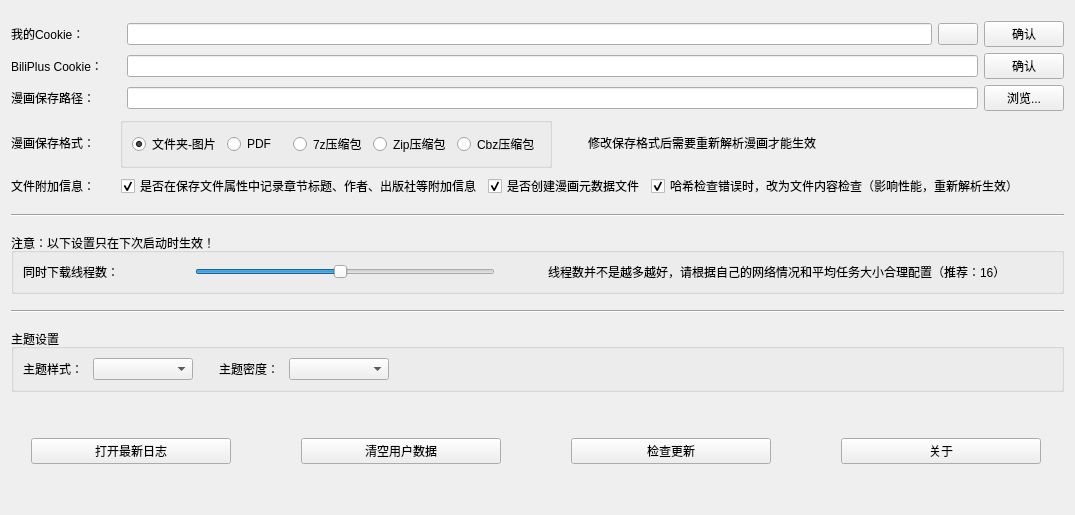
      <widget class="QWidget" name="tab_setting">
       <attribute name="title">
        <string>设置</string>
       </attribute>
       <layout class="QVBoxLayout" name="verticalLayout_5" stretch="0,0,0,0,0,0,0,0,0,0,0,0,0,1,0,0,0">
        <item>
         <spacer name="verticalSpacer_4">
          <property name="orientation">
           <enum>Qt::Orientation::Vertical</enum>
          </property>
          <property name="sizeHint" stdset="0">
           <size>
            <width>20</width>
            <height>10</height>
           </size>
          </property>
         </spacer>
        </item>
        <item>
         <layout class="QHBoxLayout" name="h_Layout_my_cookie">
          <item>
           <widget class="QLabel" name="label_my_cookie">
            <property name="minimumSize">
             <size>
              <width>110</width>
              <height>0</height>
             </size>
            </property>
            <property name="text">
             <string>我的Cookie：</string>
            </property>
           </widget>
          </item>
          <item>
           <widget class="QLineEdit" name="lineEdit_my_cookie"/>
          </item>
          <item>
           <widget class="QPushButton" name="pushButton_qrcode">
            <property name="text">
             <string/>
            </property>
            <property name="icon">
             <iconset resource="resource.qrc">
              <normaloff>:/imgs/Scan-qr-code.512.png</normaloff>:/imgs/Scan-qr-code.512.png</iconset>
            </property>
            <property name="iconSize">
             <size>
              <width>25</width>
              <height>25</height>
             </size>
            </property>
            <property name="autoRepeat">
             <bool>false</bool>
            </property>
            <property name="autoExclusive">
             <bool>false</bool>
            </property>
           </widget>
          </item>
          <item>
           <widget class="QPushButton" name="pushButton_my_cookie">
            <property name="text">
             <string>确认</string>
            </property>
           </widget>
          </item>
         </layout>
        </item>
        <item>
         <widget class="QWidget" name="widget_biliplus_cookie" native="true">
          <layout class="QHBoxLayout" name="h_Layout_widget_biliplus_cookie">
           <property name="spacing">
            <number>6</number>
           </property>
           <property name="leftMargin">
            <number>0</number>
           </property>
           <property name="topMargin">
            <number>0</number>
           </property>
           <property name="rightMargin">
            <number>0</number>
           </property>
           <property name="bottomMargin">
            <number>0</number>
           </property>
           <item>
            <layout class="QHBoxLayout" name="h_Layout_biliplus_cookie">
             <item>
              <widget class="QLabel" name="label_biliplus_cookie">
               <property name="minimumSize">
                <size>
                 <width>110</width>
                 <height>0</height>
                </size>
               </property>
               <property name="text">
                <string>BiliPlus Cookie：</string>
               </property>
              </widget>
             </item>
             <item>
              <widget class="QLineEdit" name="lineEdit_biliplus_cookie"/>
             </item>
             <item>
              <widget class="QPushButton" name="pushButton_biliplus_cookie">
               <property name="text">
                <string>确认</string>
               </property>
              </widget>
             </item>
            </layout>
           </item>
          </layout>
         </widget>
        </item>
        <item>
         <layout class="QHBoxLayout" name="h_Layout_save_path">
          <item>
           <widget class="QLabel" name="label_save_path">
            <property name="minimumSize">
             <size>
              <width>110</width>
              <height>0</height>
             </size>
            </property>
            <property name="maximumSize">
             <size>
              <width>16777215</width>
              <height>16777215</height>
             </size>
            </property>
            <property name="text">
             <string>漫画保存路径：</string>
            </property>
           </widget>
          </item>
          <item>
           <widget class="QLineEdit" name="lineEdit_save_path"/>
          </item>
          <item>
           <widget class="QPushButton" name="pushButton_save_path">
            <property name="text">
             <string>浏览...</string>
            </property>
           </widget>
          </item>
         </layout>
        </item>
        <item>
         <layout class="QHBoxLayout" name="horizontalLayout_3">
          <item>
           <widget class="QLabel" name="label_4">
            <property name="text">
             <string>漫画保存格式：</string>
            </property>
           </widget>
          </item>
          <item>
           <spacer name="horizontalSpacer_8">
            <property name="orientation">
             <enum>Qt::Orientation::Horizontal</enum>
            </property>
            <property name="sizeType">
             <enum>QSizePolicy::Policy::Fixed</enum>
            </property>
            <property name="sizeHint" stdset="0">
             <size>
              <width>19</width>
              <height>20</height>
             </size>
            </property>
           </spacer>
          </item>
          <item>
           <widget class="QGroupBox" name="groupBox_save_method">
            <property name="title">
             <string/>
            </property>
            <layout class="QHBoxLayout" name="h_Layout_groupBox_save_method">
             <item>
              <widget class="QRadioButton" name="radioButton_save_method_folder">
               <property name="enabled">
                <bool>true</bool>
               </property>
               <property name="minimumSize">
                <size>
                 <width>60</width>
                 <height>0</height>
                </size>
               </property>
               <property name="text">
                <string>文件夹-图片</string>
               </property>
               <property name="checked">
                <bool>true</bool>
               </property>
              </widget>
             </item>
             <item>
              <widget class="QRadioButton" name="radioButton_save_method_pdf">
               <property name="minimumSize">
                <size>
                 <width>60</width>
                 <height>0</height>
                </size>
               </property>
               <property name="text">
                <string>PDF</string>
               </property>
               <property name="checked">
                <bool>false</bool>
               </property>
              </widget>
             </item>
             <item>
              <widget class="QRadioButton" name="radioButton_save_method_7z">
               <property name="minimumSize">
                <size>
                 <width>60</width>
                 <height>0</height>
                </size>
               </property>
               <property name="text">
                <string>7z压缩包</string>
               </property>
               <property name="checked">
                <bool>false</bool>
               </property>
              </widget>
             </item>
             <item>
              <widget class="QRadioButton" name="radioButton_save_method_Zip">
               <property name="minimumSize">
                <size>
                 <width>60</width>
                 <height>0</height>
                </size>
               </property>
               <property name="text">
                <string>Zip压缩包</string>
               </property>
               <property name="checked">
                <bool>false</bool>
               </property>
               <property name="autoRepeat">
                <bool>false</bool>
               </property>
              </widget>
             </item>
             <item>
              <widget class="QRadioButton" name="radioButton_save_method_Cbz">
               <property name="minimumSize">
                <size>
                 <width>60</width>
                 <height>0</height>
                </size>
               </property>
               <property name="text">
                <string>Cbz压缩包</string>
               </property>
               <property name="checked">
                <bool>false</bool>
               </property>
               <property name="autoRepeat">
                <bool>false</bool>
               </property>
              </widget>
             </item>
            </layout>
           </widget>
          </item>
          <item>
           <spacer name="horizontalSpacer">
            <property name="orientation">
             <enum>Qt::Orientation::Horizontal</enum>
            </property>
            <property name="sizeType">
             <enum>QSizePolicy::Policy::Fixed</enum>
            </property>
            <property name="sizeHint" stdset="0">
             <size>
              <width>30</width>
              <height>20</height>
             </size>
            </property>
           </spacer>
          </item>
          <item>
           <widget class="QLabel" name="label">
            <property name="text">
             <string>修改保存格式后需要重新解析漫画才能生效</string>
            </property>
           </widget>
          </item>
          <item>
           <spacer name="horizontalSpacer_7">
            <property name="orientation">
             <enum>Qt::Orientation::Horizontal</enum>
            </property>
            <property name="sizeHint" stdset="0">
             <size>
              <width>40</width>
              <height>20</height>
             </size>
            </property>
           </spacer>
          </item>
         </layout>
        </item>
        <item>
         <layout class="QHBoxLayout" name="horizontalLayout_5" stretch="0,0,0,0,0">
          <item>
           <widget class="QLabel" name="label_6">
            <property name="sizePolicy">
             <sizepolicy hsizetype="Fixed" vsizetype="Preferred">
              <horstretch>0</horstretch>
              <verstretch>0</verstretch>
             </sizepolicy>
            </property>
            <property name="text">
             <string>文件附加信息：</string>
            </property>
           </widget>
          </item>
          <item>
           <spacer name="horizontalSpacer_11">
            <property name="orientation">
             <enum>Qt::Orientation::Horizontal</enum>
            </property>
            <property name="sizeType">
             <enum>QSizePolicy::Policy::Preferred</enum>
            </property>
            <property name="sizeHint" stdset="0">
             <size>
              <width>20</width>
              <height>20</height>
             </size>
            </property>
           </spacer>
          </item>
          <item>
           <widget class="QCheckBox" name="checkBox_exif_info">
            <property name="sizePolicy">
             <sizepolicy hsizetype="Fixed" vsizetype="Fixed">
              <horstretch>0</horstretch>
              <verstretch>0</verstretch>
             </sizepolicy>
            </property>
            <property name="text">
             <string>是否在保存文件属性中记录章节标题、作者、出版社等附加信息</string>
            </property>
            <property name="checked">
             <bool>true</bool>
            </property>
           </widget>
          </item>
          <item>
           <widget class="QCheckBox" name="checkBox_save_meta">
            <property name="text">
             <string>是否创建漫画元数据文件</string>
            </property>
            <property name="checked">
             <bool>true</bool>
            </property>
           </widget>
          </item>
		  <item>
           <widget class="QCheckBox" name="checkBox_skip_check">
            <property name="text">
             <string>哈希检查错误时，改为文件内容检查（影响性能，重新解析生效）</string>
            </property>
            <property name="checked">
             <bool>true</bool>
            </property>
           </widget>
          </item>
          <item>
           <spacer name="horizontalSpacer_12">
            <property name="orientation">
             <enum>Qt::Orientation::Horizontal</enum>
            </property>
            <property name="sizeHint" stdset="0">
             <size>
              <width>40</width>
              <height>20</height>
             </size>
            </property>
           </spacer>
          </item>
         </layout>
        </item>
        <item>
         <spacer name="verticalSpacer_3">
          <property name="orientation">
           <enum>Qt::Orientation::Vertical</enum>
          </property>
          <property name="sizeHint" stdset="0">
           <size>
            <width>20</width>
            <height>10</height>
           </size>
          </property>
         </spacer>
        </item>
        <item>
         <widget class="Line" name="line_8">
          <property name="orientation">
           <enum>Qt::Orientation::Horizontal</enum>
          </property>
         </widget>
        </item>
        <item>
         <spacer name="verticalSpacer_5">
          <property name="orientation">
           <enum>Qt::Orientation::Vertical</enum>
          </property>
          <property name="sizeHint" stdset="0">
           <size>
            <width>20</width>
            <height>10</height>
           </size>
          </property>
         </spacer>
        </item>
        <item>
         <widget class="QGroupBox" name="groupBox">
          <property name="minimumSize">
           <size>
            <width>0</width>
            <height>50</height>
           </size>
          </property>
          <property name="title">
           <string>注意：以下设置只在下次启动时生效！</string>
          </property>
          <layout class="QVBoxLayout" name="verticalLayout_3">
           <item>
            <layout class="QHBoxLayout" name="h_Layout_num_thread">
             <item>
              <widget class="QLabel" name="label_num_thread_count">
               <property name="minimumSize">
                <size>
                 <width>120</width>
                 <height>0</height>
                </size>
               </property>
               <property name="maximumSize">
                <size>
                 <width>16777215</width>
                 <height>16777215</height>
                </size>
               </property>
               <property name="text">
                <string>同时下载线程数：</string>
               </property>
              </widget>
             </item>
             <item>
              <spacer name="horizontalSpacer_10">
               <property name="orientation">
                <enum>Qt::Orientation::Horizontal</enum>
               </property>
               <property name="sizeHint" stdset="0">
                <size>
                 <width>40</width>
                 <height>20</height>
                </size>
               </property>
              </spacer>
             </item>
             <item>
              <widget class="QSlider" name="h_Slider_num_thread">
               <property name="minimumSize">
                <size>
                 <width>300</width>
                 <height>0</height>
                </size>
               </property>
               <property name="maximumSize">
                <size>
                 <width>200</width>
                 <height>16777215</height>
                </size>
               </property>
               <property name="minimum">
                <number>1</number>
               </property>
               <property name="maximum">
                <number>32</number>
               </property>
               <property name="singleStep">
                <number>2</number>
               </property>
               <property name="pageStep">
                <number>2</number>
               </property>
               <property name="value">
                <number>16</number>
               </property>
               <property name="orientation">
                <enum>Qt::Orientation::Horizontal</enum>
               </property>
              </widget>
             </item>
             <item>
              <spacer name="horizontalSpacer_9">
               <property name="orientation">
                <enum>Qt::Orientation::Horizontal</enum>
               </property>
               <property name="sizeHint" stdset="0">
                <size>
                 <width>40</width>
                 <height>20</height>
                </size>
               </property>
              </spacer>
             </item>
             <item>
              <widget class="QLabel" name="label_num_thread">
               <property name="text">
                <string>线程数并不是越多越好，请根据自己的网络情况和平均任务大小合理配置（推荐：16）</string>
               </property>
               <property name="wordWrap">
                <bool>false</bool>
               </property>
              </widget>
             </item>
             <item>
              <spacer name="horizontalSpacer_2">
               <property name="orientation">
                <enum>Qt::Orientation::Horizontal</enum>
               </property>
               <property name="sizeHint" stdset="0">
                <size>
                 <width>40</width>
                 <height>20</height>
                </size>
               </property>
              </spacer>
             </item>
            </layout>
           </item>
          </layout>
         </widget>
        </item>
        <item>
         <spacer name="verticalSpacer_6">
          <property name="orientation">
           <enum>Qt::Orientation::Vertical</enum>
          </property>
          <property name="sizeHint" stdset="0">
           <size>
            <width>20</width>
            <height>10</height>
           </size>
          </property>
         </spacer>
        </item>
        <item>
         <widget class="Line" name="line_9">
          <property name="orientation">
           <enum>Qt::Orientation::Horizontal</enum>
          </property>
         </widget>
        </item>
        <item>
         <spacer name="verticalSpacer_7">
          <property name="orientation">
           <enum>Qt::Orientation::Vertical</enum>
          </property>
          <property name="sizeHint" stdset="0">
           <size>
            <width>20</width>
            <height>10</height>
           </size>
          </property>
         </spacer>
        </item>
        <item>
         <widget class="QGroupBox" name="groupBox_2">
          <property name="minimumSize">
           <size>
            <width>0</width>
            <height>50</height>
           </size>
          </property>
          <property name="title">
           <string>主题设置</string>
          </property>
          <layout class="QHBoxLayout" name="horizontalLayout_4">
           <item>
            <widget class="QLabel" name="label_2">
             <property name="text">
              <string>主题样式： </string>
             </property>
            </widget>
           </item>
           <item>
            <widget class="QComboBox" name="comboBox_theme_style">
             <property name="minimumSize">
              <size>
               <width>100</width>
               <height>0</height>
              </size>
             </property>
            </widget>
           </item>
           <item>
            <spacer name="horizontalSpacer_5">
             <property name="orientation">
              <enum>Qt::Orientation::Horizontal</enum>
             </property>
             <property name="sizeType">
              <enum>QSizePolicy::Policy::Fixed</enum>
             </property>
             <property name="sizeHint" stdset="0">
              <size>
               <width>20</width>
               <height>20</height>
              </size>
             </property>
            </spacer>
           </item>
           <item>
            <widget class="QLabel" name="label_3">
             <property name="text">
              <string>主题密度： </string>
             </property>
            </widget>
           </item>
           <item>
            <widget class="QComboBox" name="comboBox_theme_density">
             <property name="minimumSize">
              <size>
               <width>100</width>
               <height>0</height>
              </size>
             </property>
            </widget>
           </item>
           <item>
            <spacer name="horizontalSpacer_4">
             <property name="orientation">
              <enum>Qt::Orientation::Horizontal</enum>
             </property>
             <property name="sizeHint" stdset="0">
              <size>
               <width>40</width>
               <height>20</height>
              </size>
             </property>
            </spacer>
           </item>
          </layout>
         </widget>
        </item>
        <item>
         <spacer name="verticalSpacer">
          <property name="orientation">
           <enum>Qt::Orientation::Vertical</enum>
          </property>
          <property name="sizeHint" stdset="0">
           <size>
            <width>20</width>
            <height>40</height>
           </size>
          </property>
         </spacer>
        </item>
        <item>
         <layout class="QHBoxLayout" name="h_Layout_buttons">
          <property name="spacing">
           <number>50</number>
          </property>
          <item>
           <widget class="QPushButton" name="pushButton_open_log">
            <property name="maximumSize">
             <size>
              <width>200</width>
              <height>16777215</height>
             </size>
            </property>
            <property name="text">
             <string>打开最新日志</string>
            </property>
           </widget>
          </item>
          <item>
           <widget class="QPushButton" name="pushButton_clear_data">
            <property name="maximumSize">
             <size>
              <width>200</width>
              <height>16777215</height>
             </size>
            </property>
            <property name="text">
             <string>清空用户数据</string>
            </property>
           </widget>
          </item>
          <item>
           <widget class="QPushButton" name="pushButton_check_update">
            <property name="maximumSize">
             <size>
              <width>200</width>
              <height>16777215</height>
             </size>
            </property>
            <property name="text">
             <string>检查更新</string>
            </property>
           </widget>
          </item>
          <item>
           <widget class="QPushButton" name="pushButton_about">
            <property name="maximumSize">
             <size>
              <width>200</width>
              <height>16777215</height>
             </size>
            </property>
            <property name="text">
             <string>关于</string>
            </property>
           </widget>
          </item>
         </layout>
        </item>
        <item>
         <spacer name="verticalSpacer_2">
          <property name="orientation">
           <enum>Qt::Orientation::Vertical</enum>
          </property>
          <property name="sizeHint" stdset="0">
           <size>
            <width>20</width>
            <height>40</height>
           </size>
          </property>
         </spacer>
        </item>
       </layout>
      </widget>
